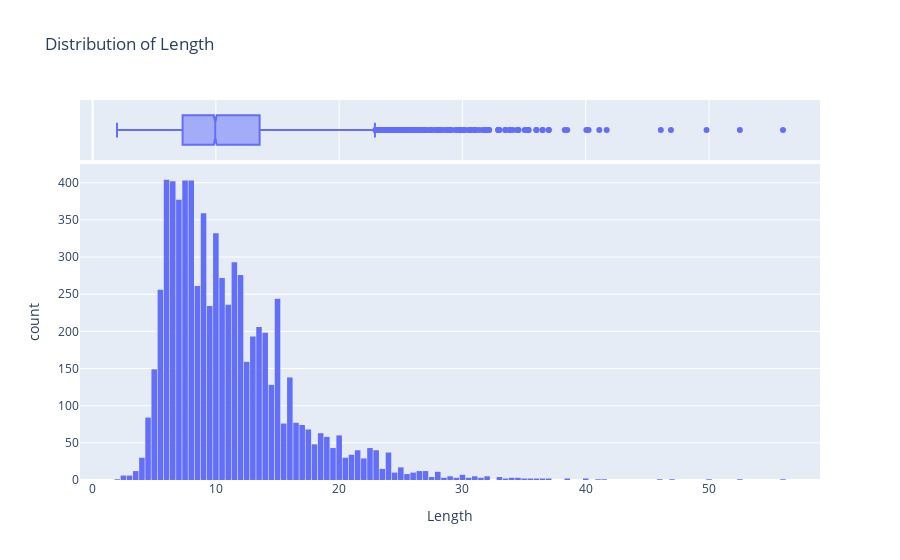

Notebook cell for this chart:
### Code cell
fig = px.histogram(data,
                   x = 'Length',
                   # nbins=47,
                   marginal = 'box',  #add marginal plots or visualizations to a scatter plot - boxplot here
                   title = 'Distribution of Length')
fig.update_layout(bargap=0.1)
fig.show()

### Figure 1 — Plotly figure (JSON) as saved in the notebook; plotly's stock layout.template omitted (floating-point values rounded to 4 significant figures; data arrays with more than 128 entries replaced by an {"elided": "..."} marker saying what was removed)
{"data": [{"alignmentgroup": "True", "bingroup": "x", "hovertemplate": "Length=%{x}<br>count=%{y}<extra></extra>", "legendgroup": "", "marker": {"color": "#636efa", "pattern": {"shape": ""}}, "name": "", "offsetgroup": "", "orientation": "v", "showlegend": false, "type": "histogram", "x": {"elided": "7048 float values"}, "xaxis": "x", "yaxis": "y"}, {"alignmentgroup": "True", "hovertemplate": "Length=%{x}<extra></extra>", "legendgroup": "", "marker": {"color": "#636efa"}, "name": "", "notched": true, "offsetgroup": "", "showlegend": false, "type": "box", "x": {"elided": "7048 float values"}, "xaxis": "x2", "yaxis": "y2"}], "layout": {"autosize": true, "bargap": 0.1, "barmode": "relative", "legend": {"tracegroupgap": 0}, "title": {"text": "Distribution of Length"}, "xaxis": {"anchor": "y", "autorange": true, "domain": [0, 1], "range": [-1.021, 59.0], "title": {"text": "Length"}, "type": "linear"}, "xaxis2": {"anchor": "y2", "autorange": true, "domain": [0, 1], "matches": "x", "range": [-1.021, 59.0], "showgrid": true, "showticklabels": false, "type": "linear"}, "yaxis": {"anchor": "x", "autorange": true, "domain": [0, 0.8316], "range": [0, 425.3], "title": {"text": "count"}}, "yaxis2": {"anchor": "x2", "autorange": true, "domain": [0.8416, 1], "matches": "y2", "range": [-0.5, 0.5], "showgrid": false, "showline": false, "showticklabels": false, "ticks": "", "type": "category"}}}
